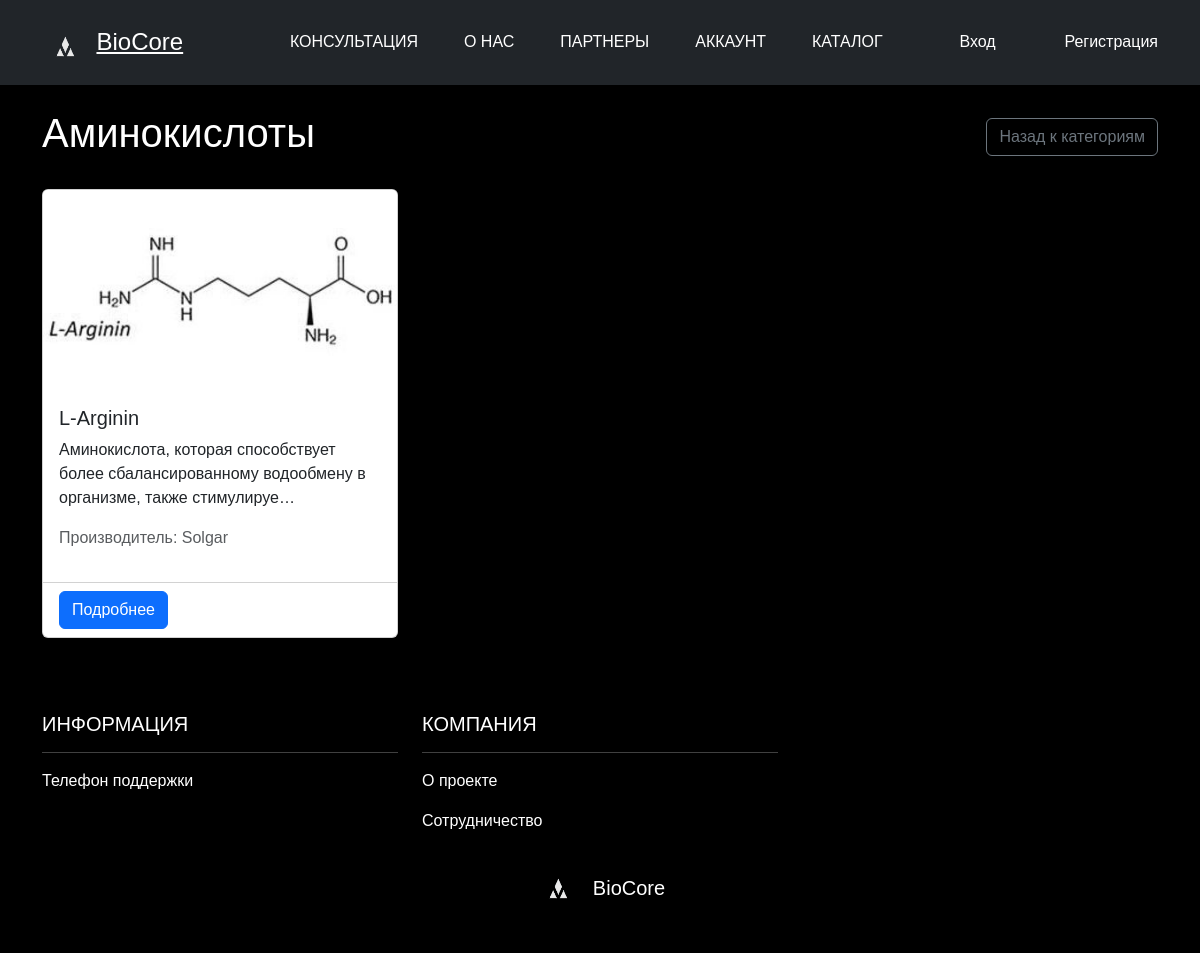
Page /category/1/ on the committed database.
### bio_core_website/models.py (models this page shows, shortened)
class Category(models.Model):
    name = models.CharField(max_length=100, unique=True, verbose_name="Категория")
    image = models.ImageField(
        upload_to='category_images/',
        blank=True,
        null=True,
        verbose_name="Изображение категории"
    )

class Element(models.Model):
    name = models.CharField(max_length=100, verbose_name="Элемент")
    category = models.ForeignKey(Category, on_delete=models.CASCADE, related_name="elements", verbose_name="Категория")
    description = models.TextField(verbose_name="Описание", blank=True, null=True)
    image = models.ImageField(upload_to='product_images/', blank=True, null=True, verbose_name="Изображение")
    usage = models.TextField(blank=True, null=True, verbose_name="Способ применения")
    manufacturer = models.ForeignKey(
        Manufacturer,
        on_delete=models.SET_NULL,
        null=True,
        blank=True,
        related_name="elements",
        verbose_name="Производитель"
    )

class Manufacturer(models.Model):
    name = models.CharField(max_length=200, unique=True, verbose_name="Производитель")
    country = models.CharField(max_length=100, blank=True, null=True, verbose_name="Страна")
    website = models.URLField(blank=True, null=True, verbose_name="Сайт")

### bio_core_website/views.py (the view)
# urls.py: path('category/<int:category_id>/', views.category_elements, name='category_elements'),
def category_elements(request, category_id):
    category = get_object_or_404(Category, id=category_id)
    elements = category.elements.all()
    return render(request, 'bio_core_website/category_elements.html', {
        'category': category,
        'elements': elements
    })

### bio_core_website/templates/bio_core_website/category_elements.html (shortened to what this page needs)
{% extends "bio_core_website/base.html" %}
{% block content %}
<div class="d-flex justify-content-between align-items-center mb-4">
    <h1>{{ category.name }}</h1>
    <a href="{% url 'bio_core_website:home' %}" class="btn btn-outline-secondary">
        Назад к категориям
    </a>
</div>
<div class="row">
    {% for element in elements %}
    <div class="col-md-4 mb-4">
        <div class="card h-100">
            {% if element.image %}
            <img src="{{ element.image.url }}" class="card-img-top" alt="{{ element.name }}" style="height: 200px; object-fit: cover;">
            {% else %}
            <div class="bg-light d-flex align-items-center justify-content-center" style="height: 200px;">
                <span class="text-muted">No image available</span>
            </div>
            {% endif %}
            <div class="card-body">
                <h5 class="card-title">{{ element.name }}</h5>
                <p class="card-text">{{ element.description|truncatechars:100 }}</p>
                {% if element.manufacturer %}
                <p class="text-muted">Производитель: {{ element.manufacturer.name }}</p>
                {% endif %}
            </div>
            <div class="card-footer bg-transparent">
                <a href="{% url 'bio_core_website:element_detail' element.id %}" class="btn btn-primary">
                    Подробнее
                </a>
            </div>
        </div>
    </div>
    {% empty %}
    <div class="col-12">
        <div class="alert alert-info">В этой категории пока нет элементов</div>
    </div>
    {% endfor %}
</div>
{% endblock %}

### bio_core_website/static/bio_core_website/css/style.css (style rules this page uses)
body { font-family: 'TT Travels Next Trl', sans-serif; background-color: #000; color: #fff; }

### rows in the picture
Category: name "Аминокислоты"
Element: image (picture), name "L-Arginin", description "Аминокислота, которая способствует более сбалансированному водообмену в организме, также стимулируе…", manufacturer.name "Solgar"
